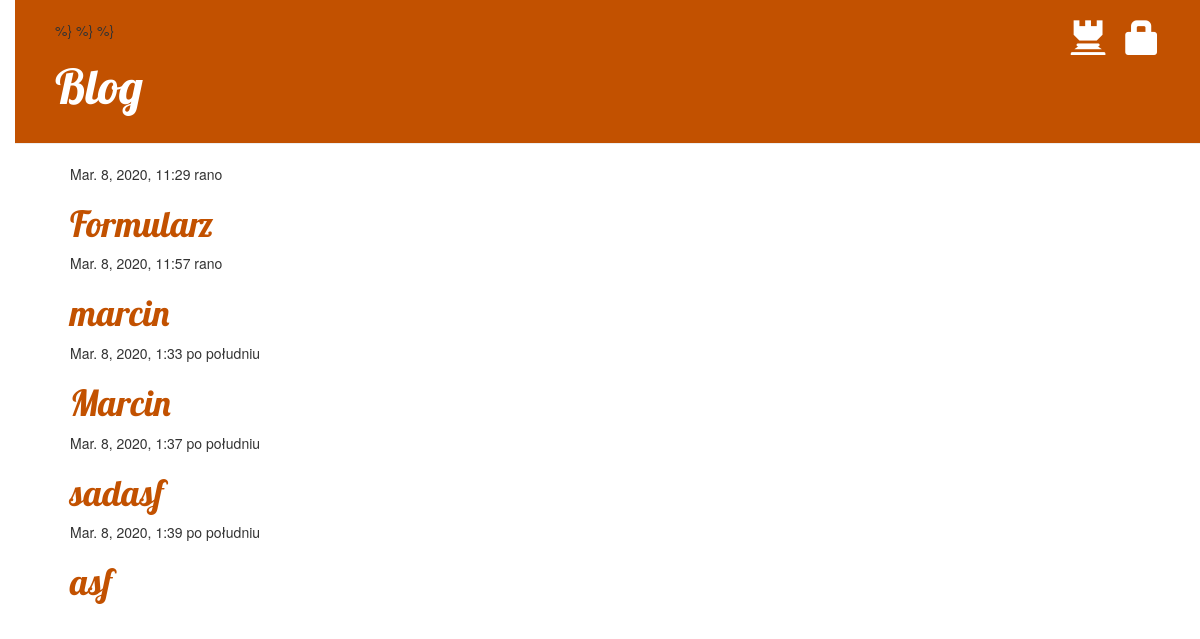
The page / on the database its author committed.
### strona/models.py (models this page shows)
class Post(models.Model):
    autor = models.CharField(max_length=50)
    tytul = models.CharField(max_length=100)
    tresc = models.TextField()
    data_publikacji = models.DateTimeField()

### strona/views.py (the view)
# urls.py: path('', index, name='index'),
def index(request):
    posty = Post.objects.filter(data_publikacji__lte=timezone.now()).order_by('data_publikacji')
    return render(request, 'strona/index.html', {'posts': posty})

### strona/templates/strona/index.html
{% extends 'strona/baza.html' %}
{% block content %}
{% for post in posts %}
    <div>
        <div>
            {{ post.data_publikacji }}
        </div>
        <h1><a href="{% url 'strona:wpis' pk=post.pk %}">
        {{ post.tytul | linebreaksbr }}</a></h1> {% comment%} linebreaksbr formatowanie tekstu {% endcomment %}
    </div>
{% endfor %}
{% endblock %}

### strona/templates/strona/baza.html (shortened to what this page needs)
{% load static %}
<html>
    <head>
        <link rel="stylesheet" href="//maxcdn.bootstrapcdn.com/bootstrap/3.2.0/css/bootstrap.min.css">
        <link rel="stylesheet" href="//maxcdn.bootstrapcdn.com/bootstrap/3.2.0/css/bootstrap-theme.min.css">
        <link rel="stylesheet" href="{% static 'css/blog.css' %}">
    </head>
    <body>
        <div class="page-header">
            {% if user.is_authenticated %}
                <a href="{% url 'strona:nowy' %}" class="top-menu"><span class="glyphicon glyphicon-plus"></span></a> %}
                <p class="top-menu">Hi ! {{ user.username }} <small>(<a href="{% url 'logout' %}">Log out</a>)</small></p> %}
            {% else %} %}
               <a href="{% url 'login' %}" class="top-menu"><span class="glyphicon glyphicon-lock"></span></a> %}
               <a href="{% url 'rejestracja' %}" class="top-menu"><span class="glyphicon glyphicon-tower"></span></a> %}
            {% endif %}
            <h1><a href="/">Blog</a></h1>
        </div>
        <div class="content container">
            <div class="row">
                <div class="col-md-8">
                {% block content %}
                {% endblock %}
                </div>
            </div>
        </div>
    </body>
</html>

### strona/static/css/blog.css (style rules this page uses)
h1 a, h2 a { color: #C25100; font-family: 'Lobster'; }
body { padding-left: 15px; }
.page-header { background-color: #C25100; margin-top: 0; padding: 20px 20px 20px 40px; }
.page-header h1, .page-header h1 a, .page-header h1 a:visited, .page-header h1 a:active { color: #ffffff; font-size: 36pt; text-decoration: none; }
.content { margin-left: 40px; }
h1, h2, h3, h4 { font-family: 'Lobster', cursive; }
.top-menu, .top-menu:hover, .top-menu:visited { color: #ffffff; float: right; font-size: 26pt; margin-right: 20px; }

### rows shown on the page
Post: data_publikacji "Mar. 8, 2020, 11:29 rano", tytul "Formularz"
Post: data_publikacji "Mar. 8, 2020, 11:57 rano", tytul "marcin"
Post: data_publikacji "Mar. 8, 2020, 1:33 po południu", tytul "Marcin"
Post: data_publikacji "Mar. 8, 2020, 1:37 po południu", tytul "sadasf"
Post: data_publikacji "Mar. 8, 2020, 1:39 po południu", tytul "asf"
